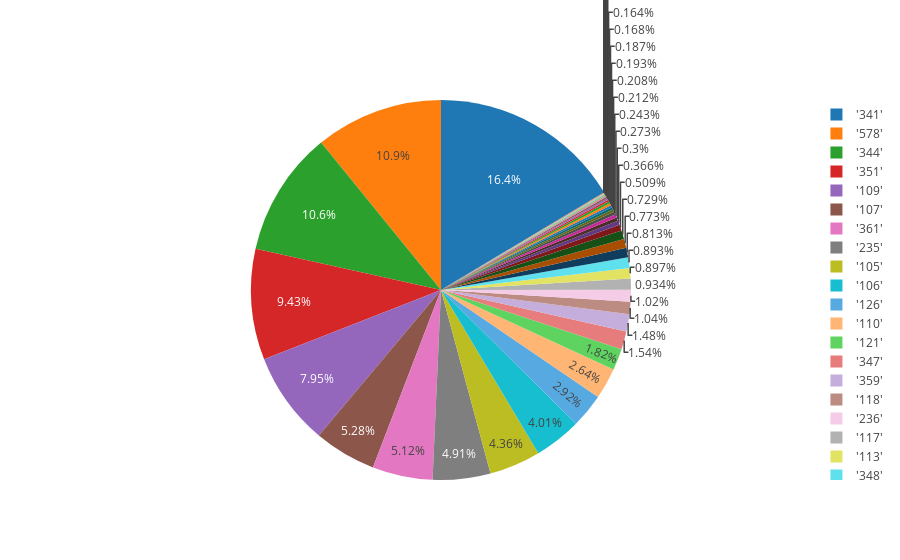

The notebook cell saved with this chart:
### Code cell
import plotly.plotly as py
import plotly.graph_objs as go
import pandas as pd
import numpy as np
import scipy as sp
import plotly as py
from plotly.graph_objs import *
import plotly.figure_factory as ff
py.offline.init_notebook_mode(connected=True)

labels = df['KY_CD']
values = df['BROOKLYN']

trace = go.Pie(labels=labels, values=values)

py.offline.iplot([trace], filename='basic_pie_chart')

### Figure 1 — Plotly figure (JSON) as saved in the notebook; plotly's stock layout.template omitted (floating-point values rounded to 4 significant figures)
{"data": [{"labels": ["'102'", "'103'", "'104'", "'105'", "'106'", "'107'", "'109'", "'110'", "'111'", "'112'", "'113'", "'114'", "'115'", "'116'", "'117'", "'118'", "'119'", "'120'", "'121'", "'122'", "'123'", "'124'", "'125'", "'126'", "'230'", "'231'", "'232'", "'233'", "'234'", "'235'", "'236'", "'237'", "'238'", "'340'", "'341'", "'342'", "'343'", "'344'", "'345'", "'346'", "'347'", "'348'", "'349'", "'350'", "'351'", "'352'", "'353'", "'354'", "'355'", "'356'", "'357'", "'358'", "'359'", "'360'", "'361'", "'362'", "'363'", "'364'", "'365'", "'366'", "'455'", "'460'", "'571'", "'572'", "'577'", "'578'", "'672'", "'675'", "'676'", "'677'", "'678'", "'685'", "'881'"], "type": "pie", "values": [13, 9, 3288, 52507, 48270, 63517, 95588, 31720, 1970, 9303, 10794, 1619, 33, 2323, 11242, 12502, 10, 91, 21954, 34, null, 599, 977, 35088, 39, 633, 4398, 9786, 29, 59017, 12233, 31, 101, 6118, 197440, 293, 2505, 128032, 226, 131, 18523, 10749, 17, 422, 113474, 8775, 3606, 24, 2554, 104, null, 1577, 17748, 2255, 61652, null, 118, 728, 2924, 5, 6, null, 70, 243, null, 130784, 5, 204, 6, 40, 2019, 3, 3]}], "layout": {}}
